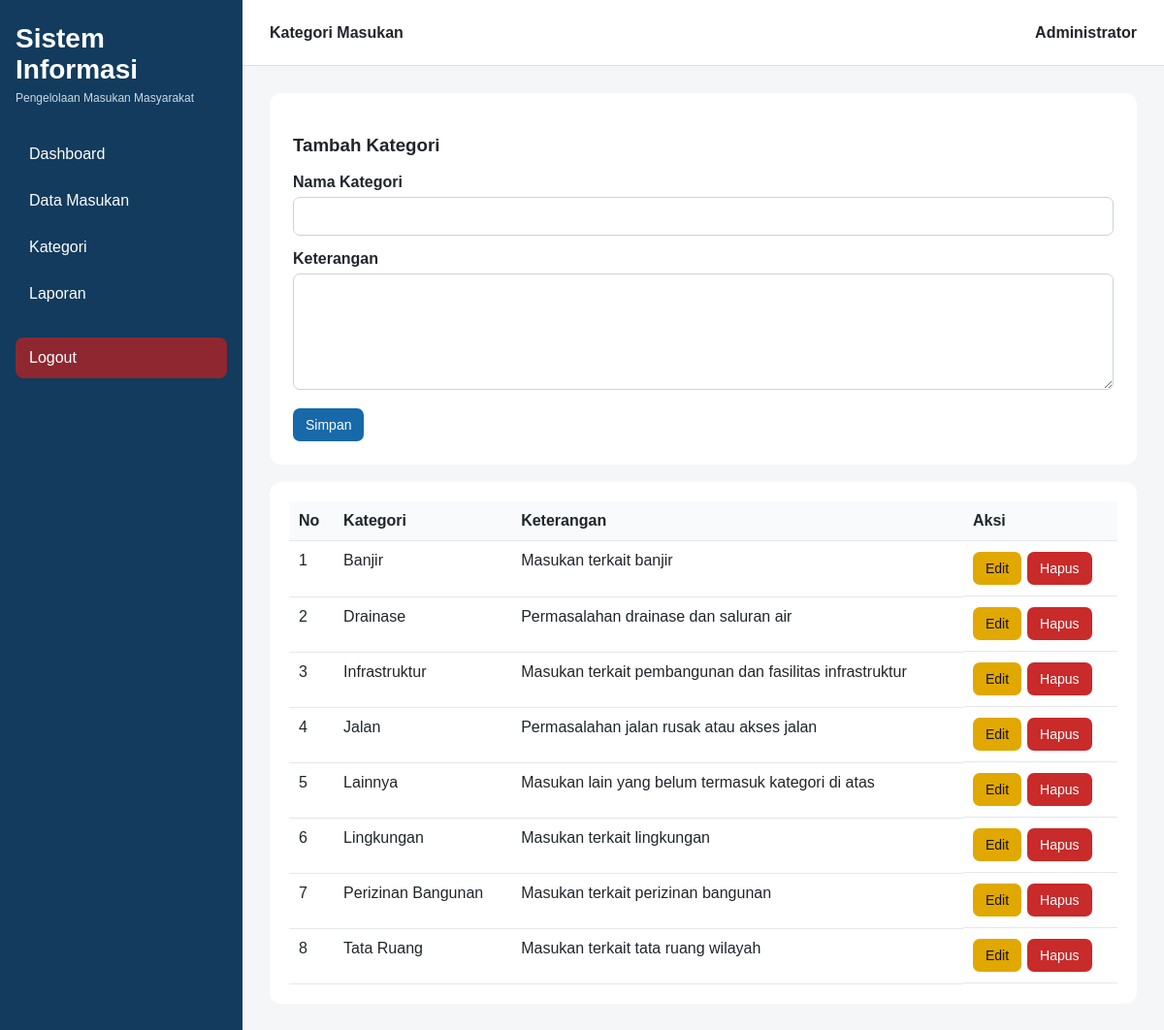
The page /kategori.php (signed in) on the database its author committed.
### tables this page shows
CREATE TABLE kategori (
    id INT AUTO_INCREMENT PRIMARY KEY,
    nama_kategori VARCHAR(100) NOT NULL UNIQUE,
    keterangan TEXT NULL,
    created_at TIMESTAMP DEFAULT CURRENT_TIMESTAMP
);

### config/auth.php (called while the page is built, shortened)
<?php
function e($value): string {
    return htmlspecialchars((string)$value, ENT_QUOTES, 'UTF-8');
}
?>

### kategori.php (the view, shortened to what this page needs)
<?php
require_once 'config/database.php';
$page_title = 'Kategori Masukan';
require_once 'partials/header.php';
$edit=null;
$data=$pdo->query("SELECT * FROM kategori ORDER BY nama_kategori")->fetchAll();
?>
<div class="form-card">
<h3><?= $edit ? 'Edit Kategori' : 'Tambah Kategori' ?></h3>
<form method="post">
<div class="field"><label>Nama Kategori</label><input name="nama_kategori" required value="<?= e($edit['nama_kategori'] ?? '') ?>"></div>
<div class="field"><label>Keterangan</label><textarea name="keterangan"><?= e($edit['keterangan'] ?? '') ?></textarea></div>
<button class="btn btn-primary">Simpan</button>
</form>
</div>
<br>
<div class="table-wrap"><table class="table"><thead><tr><th>No</th><th>Kategori</th><th>Keterangan</th><th>Aksi</th></tr></thead><tbody>
<?php foreach($data as $i=>$r): ?><tr><td><?= $i+1 ?></td><td><?= e($r['nama_kategori']) ?></td><td><?= e($r['keterangan']) ?></td><td class="actions"><a class="btn btn-warning" href="?edit=<?= $r['id'] ?>">Edit</a><a class="btn btn-danger" href="?hapus=<?= $r['id'] ?>" onclick="return confirm('Hapus kategori ini?')">Hapus</a></td></tr><?php endforeach; ?>
</tbody></table></div>
<?php require_once 'partials/footer.php'; ?>

### partials/header.php (shortened to what this page needs)
<?php
require_once __DIR__ . '/../config/auth.php';
$page_title = $page_title ?? 'Sistem Informasi';
?>
<!doctype html>
<html lang="id">
<head>
<link rel="stylesheet" href="assets/style.css">
</head>
<body>
<div class="layout">
<aside class="sidebar">
    <div class="brand">Sistem Informasi</div>
    <div class="brand-sub">Pengelolaan Masukan Masyarakat</div>
    <nav>
        <a href="dashboard.php">Dashboard</a>
        <a href="masukan.php">Data Masukan</a>
        <a href="kategori.php">Kategori</a>
        <a href="laporan.php">Laporan</a>
        <a href="logout.php" class="logout">Logout</a>
    </nav>
</aside>
<main class="main">
<header class="topbar">
    <div>
        <strong><?= e($page_title) ?></strong>
    </div>
    <div> <strong><?= e($_SESSION['nama'] ?? 'Administrator') ?></strong></div>
</header>
<div class="content">

### partials/footer.php
</div>
</main>
</div>
</body>
</html>

### assets/style.css (style rules this page uses)
* { box-sizing:border-box }
body { margin:0;font-family:Arial,Helvetica,sans-serif;background:#f4f6f8;color:#20252b }
.layout { display:flex;min-height:100vh }
.sidebar { width:250px;background:#123b5d;color:#fff;padding:24px 16px;position:fixed;left:0;top:0;bottom:0 }
.brand { font-size:28px;font-weight:700 }
.brand-sub { font-size:12px;line-height:1.5;color:#cbd9e5;margin:4px 0 28px }
.sidebar nav a { display:block;color:#fff;text-decoration:none;padding:12px 14px;border-radius:8px;margin-bottom:6px }
.sidebar .logout { margin-top:24px;background:#8f2730 }
.main { margin-left:250px;width:calc(100% - 250px) }
.topbar { height:68px;background:#fff;border-bottom:1px solid #ddd;display:flex;align-items:center;justify-content:space-between;padding:0 28px }
.content { padding:28px }
.table-wrap { background:#fff;border-radius:12px;padding:20px;overflow:auto }
.table { width:100%;border-collapse:collapse }
.table th,.table td { border-bottom:1px solid #e5e7eb;padding:11px 10px;text-align:left;vertical-align:top }
.table th { background:#f8fafc }
.btn { display:inline-block;border:0;border-radius:7px;padding:9px 13px;text-decoration:none;cursor:pointer;font-size:14px }
.btn-primary { background:#1769aa;color:#fff }
.btn-warning { background:#e0a800;color:#111 }
.btn-danger { background:#c92a2a;color:#fff }
.actions { display:flex;gap:6px;flex-wrap:wrap }
.form-card { background:#fff;border-radius:12px;padding:24px;max-width:1000px }
.field { margin-bottom:15px }
.field label { display:block;font-weight:600;margin-bottom:6px }
.field input,.field select,.field textarea { width:100%;padding:10px;border:1px solid #ccd2d8;border-radius:7px;font:inherit }
.field textarea { min-height:120px;resize:vertical }

### rows shown on the page
kategori: nama_kategori "Banjir", keterangan "Masukan terkait banjir"
kategori: nama_kategori "Drainase", keterangan "Permasalahan drainase dan saluran air"
kategori: nama_kategori "Infrastruktur", keterangan "Masukan terkait pembangunan dan fasilitas infrastruktur"
kategori: nama_kategori "Jalan", keterangan "Permasalahan jalan rusak atau akses jalan"
kategori: nama_kategori "Lainnya", keterangan "Masukan lain yang belum termasuk kategori di atas"
kategori: nama_kategori "Lingkungan", keterangan "Masukan terkait lingkungan"
kategori: nama_kategori "Perizinan Bangunan", keterangan "Masukan terkait perizinan bangunan"
kategori: nama_kategori "Tata Ruang", keterangan "Masukan terkait tata ruang wilayah"

### other values the page prints
$page_title "Kategori Masukan"
$_SESSION['nama'] "Administrator"
